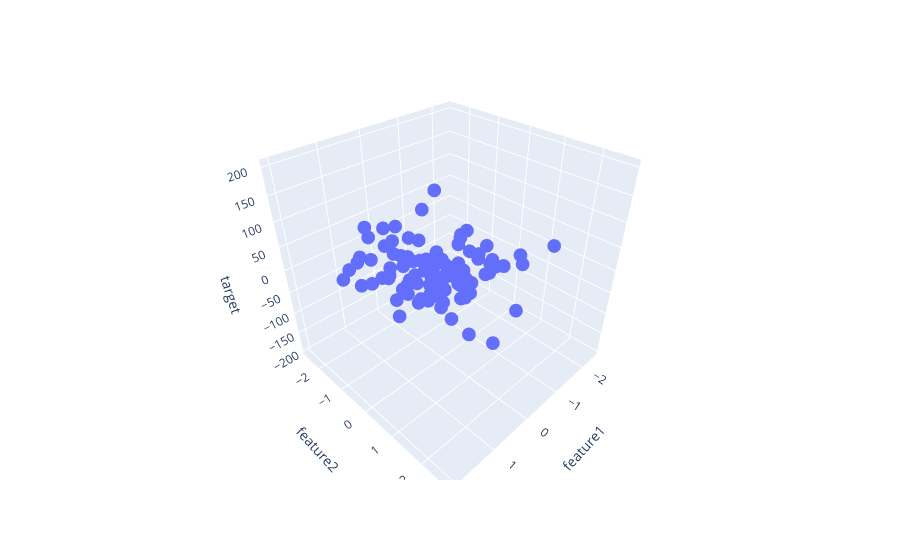

Here is the notebook cell this chart was saved with:
### Code cell
fig = px.scatter_3d(df, x='feature1',y='feature2',z= 'target')
fig.show()
